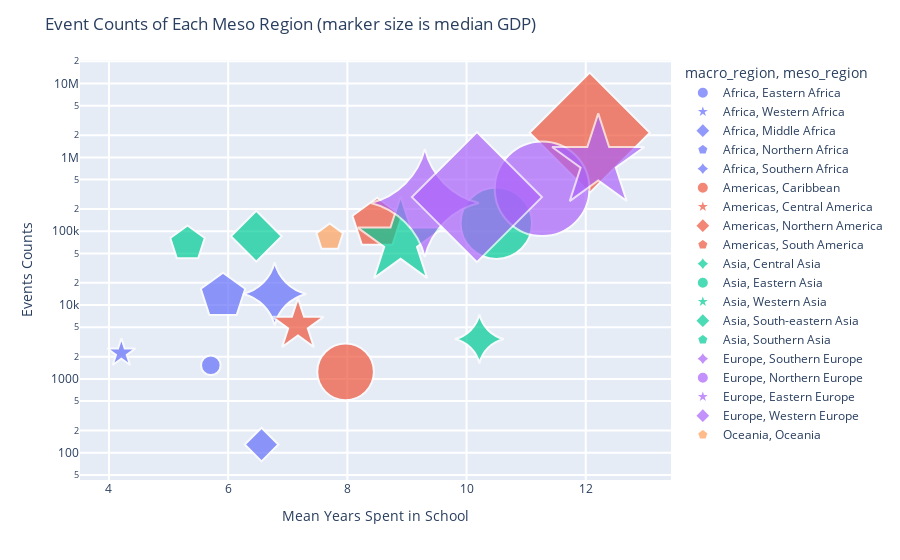

This figure's notebook cell:
### Code cell
import pandas as pd
import random
import collections
import plotly.graph_objects as go
import plotly.express as px
import pandas as pd
import math

df = pd.read_csv('data/events_countries.txt',sep='\t' )
df.drop(columns=['ECI'],inplace=True)
df.drop([138,174,175,176],inplace=True)
# df[df.isna().any(axis=1)]


#get population----------------------------------------------------------------------------
dfPop = pd.read_csv('data/population_total.csv',sep=',' )
dfPop=dfPop[['country','2009']]
dfPop.head(10)
popMap={}
nameMap={"czechia":"czech republic",
         "myanmar (burma)":"myanmar",
         "slovakia":"slovak republic",
         "côte d'ivoire":"cote d'ivoire",
         "laos":"lao",
         "the bahamas":"bahamas",
         "são tomé and príncipe":"sao tome and principe",
         "federated states of micronesia":"micronesia, fed. sts.",
         "democratic republic of the congo":"congo, dem. rep.",
         "saint kitts and nevis":"st. kitts and nevis",
         "saint lucia":"st. lucia",         
       }
unfoundMap={"kyrgyzstan":6556607,}
for _, r in dfPop.iterrows():
    popMap[r['country'].lower()]=r['2009']
    
    
#add population----------------------------------------------------------------------------
popList=[]
for k in df.country:
    if k in nameMap.keys():
        k=nameMap[k]
        popList.append(popMap[k])
    elif k in unfoundMap.keys():
        popList.append(unfoundMap[k])
    else:
        popList.append(popMap[k])
df['population']=popList

#get education-----------------------------------------------------------
dfEdu = pd.read_csv('data/mean_years_in_school.csv',sep=',' )
dfEdu=dfEdu[['country','2009']]
eduMap={}
eduNameMap={"czechia":"czech republic",
         "myanmar (burma)":"myanmar",
         "slovakia":"slovak republic",
         "côte d'ivoire":"cote d'ivoire",
         "laos":"lao",
         "the bahamas":"bahamas",
         "são tomé and príncipe":"sao tome and principe",         
         "democratic republic of the congo":"congo, dem. rep.",
         "saint lucia":"st. lucia",         
       }
for _, r in dfEdu.iterrows():
    eduMap[r['country'].lower()]=r['2009']
    
#add education----------------------------------------------------------------------------
eduList=[]
for k in df.country:
    if k in eduMap.keys():
        eduList.append(eduMap[k])
    elif k in eduNameMap.keys():
        eduList.append(eduMap[eduNameMap[k]])
    else:
        eduList.append(round(random.uniform(2, 6),2))

df['mean_education']=eduList


#add correspoding macro region ----------------------------------------------------------------------------
regionMap={}
for _, r in df.iterrows():
    if r['meso_region'] not in regionMap.keys():
        regionMap[r['meso_region']]=r['macro_region']
    
    
dfMeso=df.groupby(["meso_region"], as_index=False).agg({'events': ['sum'],'gdp_per_capita': ['median'],'mean_education': ['mean']})
dfMeso.columns = dfMeso.columns.droplevel(1)

regionList=[]
for _, r in dfMeso.iterrows(): 
    regionList.append(regionMap[r['meso_region']])
dfMeso['macro_region']=regionList
dfMeso.sort_values(by=['macro_region'],inplace=True)

#add  hover text ----------------------------------------------------------------------------
hover_text = []
for index, row in dfMeso.iterrows():
    hover_text.append(('Region: {meso_region}<br>'+
                      'Events Count: {events}<br>'+
                      'GDP per capita: {gdp_per_capita}<br>'+
                      'Years in School: {mean_education}<br>').format(meso_region=row['meso_region'],
                                                            events=row['events'],
                                                            gdp_per_capita=row['gdp_per_capita'],
                                                            mean_education=round(row['mean_education'],3),
                                                            ))
    bubble_size.append(row['gdp_per_capita'])
    
dfMeso['hovertext'] = hover_text


#draw fig----------------------------------------------------------------------------
sizeref = 2.*max(dfMeso['gdp_per_capita'])/(100**2)
symbol_sequence=['circle','star','diamond','pentagon','star-diamond']
fig = go.Figure()
fig = px.scatter(dfMeso, 
                 x="mean_education", 
                 y="events", 
                 color="macro_region",
                 size='gdp_per_capita', 
                 hover_name='hovertext',
                 symbol="meso_region",
                 symbol_sequence=symbol_sequence,
                )
fig.update_traces(marker=dict(sizemode='area',
                              sizeref=sizeref, 
                              line_width=2,
                             ),
                  hoverlabel_font_color='white',
                  hovertemplate ="%{hovertext}",
                 )

fig.update_layout(
    title='Event Counts of Each Meso Region (marker size is median GDP)',
    xaxis=dict(
        title='Mean Years Spent in School',
        gridcolor='white',
        gridwidth=2,
    ),
    yaxis=dict(
        title='Events Counts',
        gridcolor='white',
        type='log',
        gridwidth=2,
    ),
)
fig.show()
# fig.write_html("hw2_Graph1.html")

### Figure 1 — Plotly figure (JSON) as saved in the notebook; plotly's stock layout.template omitted (floating-point values rounded to 4 significant figures)
{"data": [{"hoverlabel": {"font": {"color": "white"}}, "hovertemplate": "%{hovertext}", "hovertext": ["Region: Eastern Africa<br>Events Count: 1527<br>GDP per capita: 2082.0<br>Years in School: 5.709<br>"], "legendgroup": "Africa, Eastern Africa", "marker": {"color": "#636efa", "line": {"width": 2}, "size": [2082], "sizemode": "area", "sizeref": 10.9, "symbol": "circle"}, "mode": "markers", "name": "Africa, Eastern Africa", "orientation": "v", "showlegend": true, "type": "scatter", "x": [5.709], "xaxis": "x", "y": [1527], "yaxis": "y"}, {"hoverlabel": {"font": {"color": "white"}}, "hovertemplate": "%{hovertext}", "hovertext": ["Region: Western Africa<br>Events Count: 2236<br>GDP per capita: 2435.0<br>Years in School: 4.208<br>"], "legendgroup": "Africa, Western Africa", "marker": {"color": "#636efa", "line": {"width": 2}, "size": [2435], "sizemode": "area", "sizeref": 10.9, "symbol": "star"}, "mode": "markers", "name": "Africa, Western Africa", "orientation": "v", "showlegend": true, "type": "scatter", "x": [4.208], "xaxis": "x", "y": [2236], "yaxis": "y"}, {"hoverlabel": {"font": {"color": "white"}}, "hovertemplate": "%{hovertext}", "hovertext": ["Region: Middle Africa<br>Events Count: 129<br>GDP per capita: 3645.0<br>Years in School: 6.56<br>"], "legendgroup": "Africa, Middle Africa", "marker": {"color": "#636efa", "line": {"width": 2}, "size": [3645], "sizemode": "area", "sizeref": 10.9, "symbol": "diamond"}, "mode": "markers", "name": "Africa, Middle Africa", "orientation": "v", "showlegend": true, "type": "scatter", "x": [6.56], "xaxis": "x", "y": [129], "yaxis": "y"}, {"hoverlabel": {"font": {"color": "white"}}, "hovertemplate": "%{hovertext}", "hovertext": ["Region: Northern Africa<br>Events Count: 13267<br>GDP per capita: 11894.5<br>Years in School: 5.913<br>"], "legendgroup": "Africa, Northern Africa", "marker": {"color": "#636efa", "line": {"width": 2}, "size": [11890.0], "sizemode": "area", "sizeref": 10.9, "symbol": "pentagon"}, "mode": "markers", "name": "Africa, Northern Africa", "orientation": "v", "showlegend": true, "type": "scatter", "x": [5.913], "xaxis": "x", "y": [13267], "yaxis": "y"}, {"hoverlabel": {"font": {"color": "white"}}, "hovertemplate": "%{hovertext}", "hovertext": ["Region: Southern Africa<br>Events Count: 14153<br>GDP per capita: 11104.0<br>Years in School: 6.78<br>"], "legendgroup": "Africa, Southern Africa", "marker": {"color": "#636efa", "line": {"width": 2}, "size": [11104], "sizemode": "area", "sizeref": 10.9, "symbol": "star-diamond"}, "mode": "markers", "name": "Africa, Southern Africa", "orientation": "v", "showlegend": true, "type": "scatter", "x": [6.78], "xaxis": "x", "y": [14153], "yaxis": "y"}, {"hoverlabel": {"font": {"color": "white"}}, "hovertemplate": "%{hovertext}", "hovertext": ["Region: Caribbean<br>Events Count: 1246<br>GDP per capita: 17489.0<br>Years in School: 7.97<br>"], "legendgroup": "Americas, Caribbean", "marker": {"color": "#EF553B", "line": {"width": 2}, "size": [17489], "sizemode": "area", "sizeref": 10.9, "symbol": "circle"}, "mode": "markers", "name": "Americas, Caribbean", "orientation": "v", "showlegend": true, "type": "scatter", "x": [7.97], "xaxis": "x", "y": [1246], "yaxis": "y"}, {"hoverlabel": {"font": {"color": "white"}}, "hovertemplate": "%{hovertext}", "hovertext": ["Region: Central America<br>Events Count: 5332<br>GDP per capita: 8167.0<br>Years in School: 7.171<br>"], "legendgroup": "Americas, Central America", "marker": {"color": "#EF553B", "line": {"width": 2}, "size": [8167], "sizemode": "area", "sizeref": 10.9, "symbol": "star"}, "mode": "markers", "name": "Americas, Central America", "orientation": "v", "showlegend": true, "type": "scatter", "x": [7.171], "xaxis": "x", "y": [5332], "yaxis": "y"}, {"hoverlabel": {"font": {"color": "white"}}, "hovertemplate": "%{hovertext}", "hovertext": ["Region: Northern America<br>Events Count: 2156250<br>GDP per capita: 46723.0<br>Years in School: 12.067<br>"], "legendgroup": "Americas, Northern America", "marker": {"color": "#EF553B", "line": {"width": 2}, "size": [46723], "sizemode": "area", "sizeref": 10.9, "symbol": "diamond"}, "mode": "markers", "name": "Americas, Northern America", "orientation": "v", "showlegend": true, "type": "scatter", "x": [12.07], "xaxis": "x", "y": [2156250], "yaxis": "y"}, {"hoverlabel": {"font": {"color": "white"}}, "hovertemplate": "%{hovertext}", "hovertext": ["Region: South America<br>Events Count: 126022<br>GDP per capita: 14754.5<br>Years in School: 8.5<br>"], "legendgroup": "Americas, South America", "marker": {"color": "#EF553B", "line": {"width": 2}, "size": [14750.0], "sizemode": "area", "sizeref": 10.9, "symbol": "pentagon"}, "mode": "markers", "name": "Americas, South America", "orientation": "v", "showlegend": true, "type": "scatter", "x": [8.5], "xaxis": "x", "y": [126022], "yaxis": "y"}, {"hoverlabel": {"font": {"color": "white"}}, "hovertemplate": "%{hovertext}", "hovertext": ["Region: Central Asia<br>Events Count: 3472<br>GDP per capita: 6645.0<br>Years in School: 10.216<br>"], "legendgroup": "Asia, Central Asia", "marker": {"color": "#00cc96", "line": {"width": 2}, "size": [6645], "sizemode": "area", "sizeref": 10.9, "symbol": "star-diamond"}, "mode": "markers", "name": "Asia, Central Asia", "orientation": "v", "showlegend": true, "type": "scatter", "x": [10.22], "xaxis": "x", "y": [3472], "yaxis": "y"}, {"hoverlabel": {"font": {"color": "white"}}, "hovertemplate": "%{hovertext}", "hovertext": ["Region: Eastern Asia<br>Events Count: 128233<br>GDP per capita: 27803.0<br>Years in School: 10.5<br>"], "legendgroup": "Asia, Eastern Asia", "marker": {"color": "#00cc96", "line": {"width": 2}, "size": [27803], "sizemode": "area", "sizeref": 10.9, "symbol": "circle"}, "mode": "markers", "name": "Asia, Eastern Asia", "orientation": "v", "showlegend": true, "type": "scatter", "x": [10.5], "xaxis": "x", "y": [128233], "yaxis": "y"}, {"hoverlabel": {"font": {"color": "white"}}, "hovertemplate": "%{hovertext}", "hovertext": ["Region: Western Asia<br>Events Count: 72386<br>GDP per capita: 22702.0<br>Years in School: 8.894<br>"], "legendgroup": "Asia, Western Asia", "marker": {"color": "#00cc96", "line": {"width": 2}, "size": [22702], "sizemode": "area", "sizeref": 10.9, "symbol": "star"}, "mode": "markers", "name": "Asia, Western Asia", "orientation": "v", "showlegend": true, "type": "scatter", "x": [8.894], "xaxis": "x", "y": [72386], "yaxis": "y"}, {"hoverlabel": {"font": {"color": "white"}}, "hovertemplate": "%{hovertext}", "hovertext": ["Region: South-eastern Asia<br>Events Count: 85676<br>GDP per capita: 8340.0<br>Years in School: 6.472<br>"], "legendgroup": "Asia, South-eastern Asia", "marker": {"color": "#00cc96", "line": {"width": 2}, "size": [8340], "sizemode": "area", "sizeref": 10.9, "symbol": "diamond"}, "mode": "markers", "name": "Asia, South-eastern Asia", "orientation": "v", "showlegend": true, "type": "scatter", "x": [6.472], "xaxis": "x", "y": [85676], "yaxis": "y"}, {"hoverlabel": {"font": {"color": "white"}}, "hovertemplate": "%{hovertext}", "hovertext": ["Region: Southern Asia<br>Events Count: 67900<br>GDP per capita: 7169.0<br>Years in School: 5.318<br>"], "legendgroup": "Asia, Southern Asia", "marker": {"color": "#00cc96", "line": {"width": 2}, "size": [7169], "sizemode": "area", "sizeref": 10.9, "symbol": "pentagon"}, "mode": "markers", "name": "Asia, Southern Asia", "orientation": "v", "showlegend": true, "type": "scatter", "x": [5.318], "xaxis": "x", "y": [67900], "yaxis": "y"}, {"hoverlabel": {"font": {"color": "white"}}, "hovertemplate": "%{hovertext}", "hovertext": ["Region: Southern Europe<br>Events Count: 241330<br>GDP per capita: 32554.0<br>Years in School: 9.3<br>"], "legendgroup": "Europe, Southern Europe", "marker": {"color": "#ab63fa", "line": {"width": 2}, "size": [32554], "sizemode": "area", "sizeref": 10.9, "symbol": "star-diamond"}, "mode": "markers", "name": "Europe, Southern Europe", "orientation": "v", "showlegend": true, "type": "scatter", "x": [9.3], "xaxis": "x", "y": [241330], "yaxis": "y"}, {"hoverlabel": {"font": {"color": "white"}}, "hovertemplate": "%{hovertext}", "hovertext": ["Region: Northern Europe<br>Events Count: 375869<br>GDP per capita: 48877.0<br>Years in School: 11.268<br>"], "legendgroup": "Europe, Northern Europe", "marker": {"color": "#ab63fa", "line": {"width": 2}, "size": [48877], "sizemode": "area", "sizeref": 10.9, "symbol": "circle"}, "mode": "markers", "name": "Europe, Northern Europe", "orientation": "v", "showlegend": true, "type": "scatter", "x": [11.27], "xaxis": "x", "y": [375869], "yaxis": "y"}, {"hoverlabel": {"font": {"color": "white"}}, "hovertemplate": "%{hovertext}", "hovertext": ["Region: Eastern Europe<br>Events Count: 868143<br>GDP per capita: 26181.5<br>Years in School: 12.21<br>"], "legendgroup": "Europe, Eastern Europe", "marker": {"color": "#ab63fa", "line": {"width": 2}, "size": [26180.0], "sizemode": "area", "sizeref": 10.9, "symbol": "star"}, "mode": "markers", "name": "Europe, Eastern Europe", "orientation": "v", "showlegend": true, "type": "scatter", "x": [12.21], "xaxis": "x", "y": [868143], "yaxis": "y"}, {"hoverlabel": {"font": {"color": "white"}}, "hovertemplate": "%{hovertext}", "hovertext": ["Region: Western Europe<br>Events Count: 289902<br>GDP per capita: 54503.0<br>Years in School: 10.174<br>"], "legendgroup": "Europe, Western Europe", "marker": {"color": "#ab63fa", "line": {"width": 2}, "size": [54503], "sizemode": "area", "sizeref": 10.9, "symbol": "diamond"}, "mode": "markers", "name": "Europe, Western Europe", "orientation": "v", "showlegend": true, "type": "scatter", "x": [10.17], "xaxis": "x", "y": [289902], "yaxis": "y"}, {"hoverlabel": {"font": {"color": "white"}}, "hovertemplate": "%{hovertext}", "hovertext": ["Region: Oceania<br>Events Count: 82215<br>GDP per capita: 4269.0<br>Years in School: 7.704<br>"], "legendgroup": "Oceania, Oceania", "marker": {"color": "#FFA15A", "line": {"width": 2}, "size": [4269], "sizemode": "area", "sizeref": 10.9, "symbol": "pentagon"}, "mode": "markers", "name": "Oceania, Oceania", "orientation": "v", "showlegend": true, "type": "scatter", "x": [7.704], "xaxis": "x", "y": [82215], "yaxis": "y"}], "layout": {"legend": {"itemsizing": "constant", "title": {"text": "macro_region, meso_region"}, "tracegroupgap": 0}, "margin": {"t": 60}, "title": {"text": "Event Counts of Each Meso Region (marker size is median GDP)"}, "xaxis": {"anchor": "y", "domain": [0, 1], "gridcolor": "white", "gridwidth": 2, "title": {"text": "Mean Years Spent in School"}}, "yaxis": {"anchor": "x", "domain": [0, 1], "gridcolor": "white", "gridwidth": 2, "title": {"text": "Events Counts"}, "type": "log"}}}
